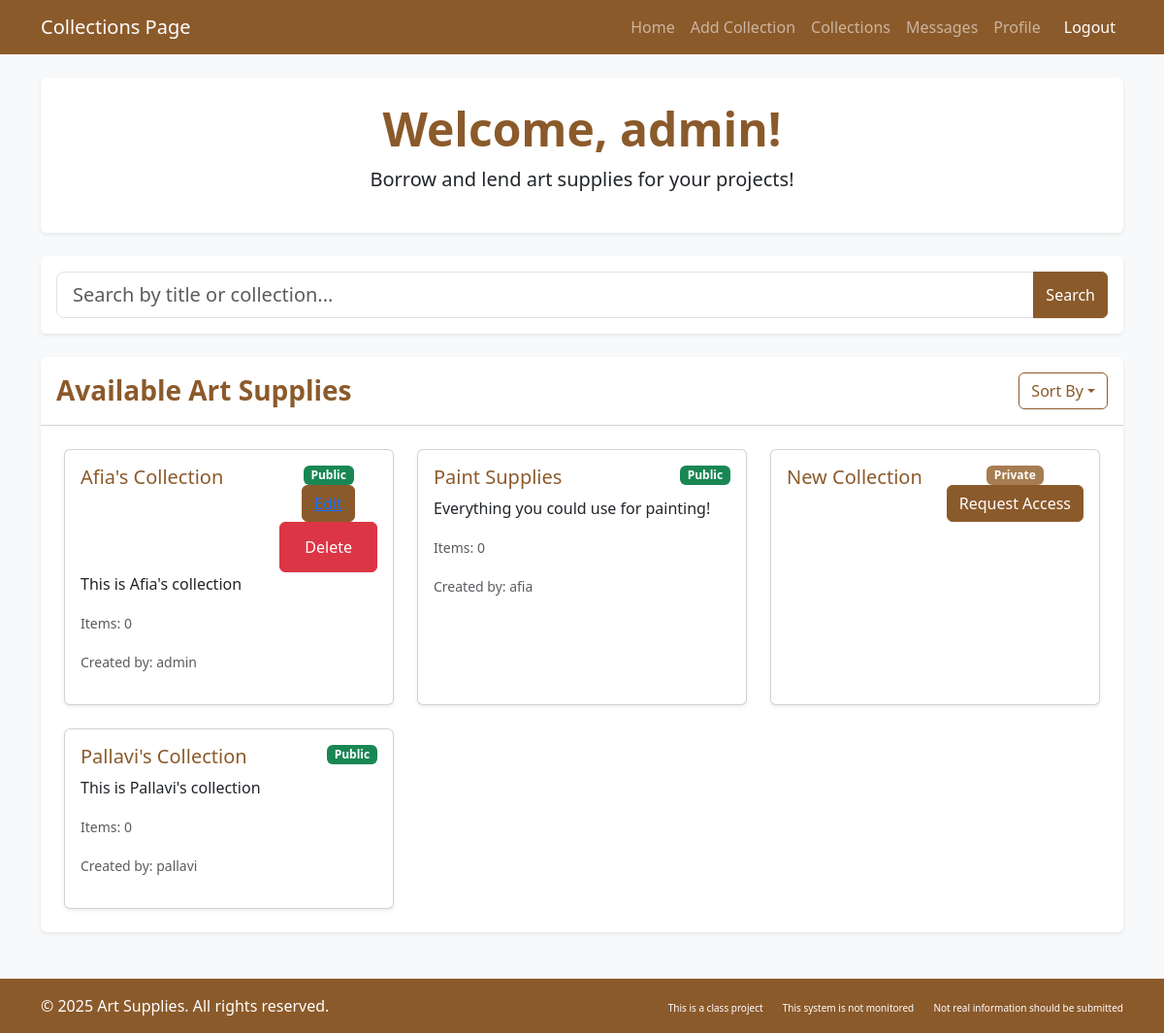
The app's page /artlibrary/collections/ (signed in), older data.
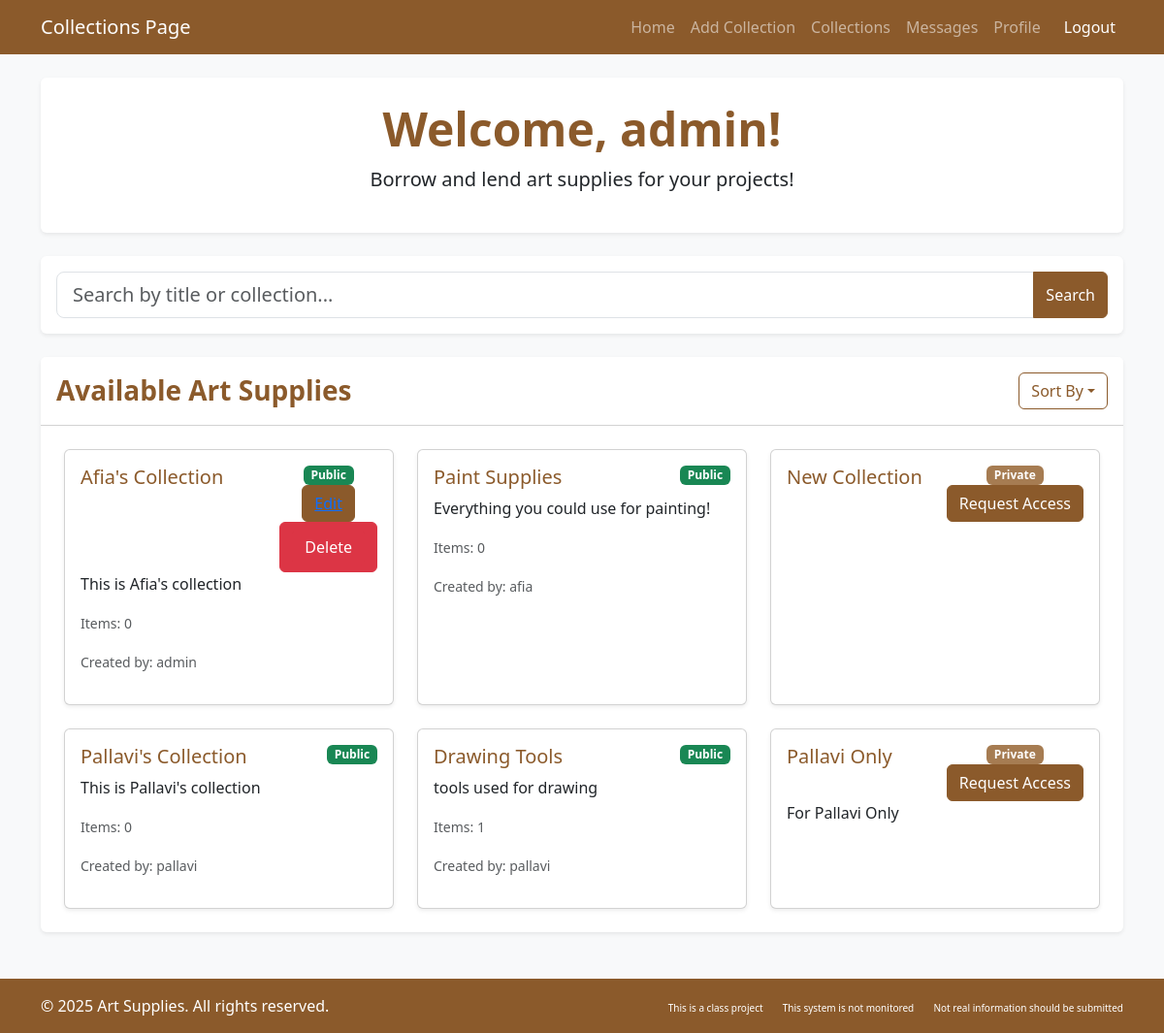
The same page, newer data.
### artlibrary/models.py (models this page shows, shortened)
class CustomUser(AbstractUser):
    profile_pic = models.ImageField(
        storage=S3Boto3Storage(),
        upload_to='profile_pics/',
        null=True,
        blank=True
    )
    date_joined = models.DateTimeField(auto_now_add=True)
    roles = (('patron', 'Patron'), ('librarian', 'Librarian'), ('anonymous', 'Anonymous'))
    user_role = models.CharField(max_length=12, choices=roles, default='patron')
    email = models.EmailField(blank=True, max_length=254, verbose_name='email address')

class Collection(models.Model):
    title = models.CharField(max_length=255)
    description = models.TextField(blank=True, null=True)
    num_items = models.PositiveIntegerField(default=0)
    is_public = models.BooleanField(default=True)
    users = models.ManyToManyField(CustomUser, blank=True, related_name='collections')
    added_by = models.ForeignKey(CustomUser, on_delete=models.CASCADE, related_name='created_collections', default=2)
    art_supplies = models.ManyToManyField('ArtSupply', blank=True, related_name='collections_in')
    def update_num_items(self):
        self.num_items = self.art_supplies.count()
        self.save()

### artlibrary/views.py (the view, shortened to what this page needs)
# urls.py: path('collections/', views.collections, name='collections'),
def collections(request):
    user_role = getattr(request.user, 'user_role', None)
    if user_role == "anonymous_user":
        viewable_collections = Collection.objects.filter(is_public=True)
    else:
        viewable_collections = Collection.objects.all()
    add_item_form = AddArtSupplyForm()
    add_collection_form = AddCollectionForm(user=request.user)
    for collection in Collection.objects.all():
        collection.update_num_items()
    context = {
        'add_collection_form': add_collection_form,
        'viewable_collections': viewable_collections,
        'add_item_form': add_item_form,
    }
    return render(request, 'artlibrary/collections.html', context)

### artlibrary/forms.py
class AddCollectionForm(forms.ModelForm):
    class Meta:
        model = Collection
        fields = ['title', 'description', 'is_public', 'users']
        widgets = {
            'title': forms.TextInput(attrs={'class': 'form-control'}),
            'description': forms.Textarea(attrs={'class': 'form-control', 'rows': 3}),
            'is_public': forms.CheckboxInput(attrs={'class': 'form-check-input', 'id': 'is_public_checkbox'}),
            'users': forms.SelectMultiple(attrs={'class': 'form-control', 'style': 'display:none;'}),
        }
    def __init__(self, *args, user=None, **kwargs):
        super().__init__(*args, **kwargs)
        if user and user.user_role == 'patron':
            self.fields['is_public'].widget = forms.HiddenInput()
            self.fields['users'].widget = forms.HiddenInput()
            del self.fields['is_public']
            del self.fields['users']
        else:
            self.fields['users'] = forms.ModelMultipleChoiceField(
                queryset=CustomUser.objects.all(),
                required=False,
                widget=forms.SelectMultiple(attrs={'class': 'form-control'})
            )

class AddArtSupplyForm(forms.ModelForm):
    class Meta:
        model = ArtSupply
        fields = ['name', 'image', 'quantity', 'pickup_location','description','use_policy','item_type']
        widgets = {
            'name': forms.TextInput(attrs={'class': 'form-control'}),
            'quantity': forms.NumberInput(attrs={'class': 'form-control'}),
            'pickup_location': forms.TextInput(attrs={'class': 'form-control'}),
            'image': forms.ClearableFileInput(attrs={'class': 'form-control'}),
            'description': forms.TextInput(attrs={'class': 'form-control'}),
            'use_policy':forms.TextInput(attrs={'class':'form-control'}),
            'item_type':forms.Select(attrs={'class':'form-control'}),
        }

### artlibrary/templates/artlibrary/collections.html (shortened to what this page needs)
{% load django_bootstrap5 %}
<!DOCTYPE html>
<html lang="en">
<head>
    {% bootstrap_css %}
</head>
<body class="bg-light">
    <nav class="navbar navbar-expand-lg navbar-dark bg-brown">
        <div class="container">
            <a class="navbar-brand" href="#">Collections Page</a>
            <div class="collapse navbar-collapse" id="navbarNav">
                <ul class="navbar-nav ms-auto">
                    <li class="nav-item"><a class="nav-link" href="{% url 'redirect-login' %}">Home</a></li>
                    {% if request.user.user_role != "anonymous_user" %}
                    <li class="nav-item"><a class="nav-link" href="#" data-bs-toggle="modal" data-bs-target="#addCollectionModal">Add Collection</a></li>
                    {% endif %}
                    <li class="nav-item"><a class="nav-link" href="{% url 'collections' %}">Collections</a></li>
                    <li class="nav-item"><a class="nav-link" href="#">Messages</a></li>
                    {% if request.user.user_role != "anonymous_user" %}
                    <li class="nav-item"><a class="nav-link" href="{% url 'profile' %}">Profile</a></li>
                    {% endif %}
                    <li class="nav-item">
                        <a class="nav-link btn btn-danger btn-sm text-white ms-2" href="{% url 'logout' %}">Logout</a>
                    </li>
                </ul>
            </div>
        </div>
    </nav>
    <div class="container main-content py-4">
        <div class="card border-0 shadow-sm mb-4">
            <div class="card-body text-center py-4">
                <h1 class="display-5 fw-bold text-brown">Welcome, {{ request.user.get_full_name|default:request.user.username }}!</h1>
                <p class="lead">Borrow and lend art supplies for your projects!</p>
            </div>
        </div>
<div class="card border-0 shadow-sm mb-4">
    <div class="card-body p-3">
        <form method="get" action="">
            <div class="input-group">
                <input type="text" name="query" class="form-control form-control-lg" placeholder="Search by title or collection..." value="{{ query }}">
                <button type="submit" class="btn btn-brown">Search</button>
            </div>
        </form>
    </div>
</div>
<div class="card border-0 shadow-sm mb-4">
    <div class="card-header bg-white d-flex justify-content-between align-items-center py-3">
        <h3 class="card-title text-brown fw-bold mb-0">
            {% if query %}
            Search Results for "{{ query }}"
            {% else %}
            Available Art Supplies
            {% endif %}
        </h3>
        <div class="dropdown">
            <button class="btn btn-outline-brown dropdown-toggle" type="button" data-bs-toggle="dropdown">Sort By</button>
        </div>
    </div>
    <div class="card-body p-4">
        <div class="row g-4">
            {% for collection in viewable_collections %}
            <div class="col-md-4 col-sm-6">
                <div class="card h-100 shadow-sm">
                    <div class="card-body">
                        <div class="d-flex justify-content-between align-items-start">
                            <h5 class="card-title text-brown">{{ collection.title }}</h5>
                            <div class="d-flex flex-column justify-content-between align-items-center">
                            {% if collection.is_public %}
                            <span class="badge bg-success">Public</span>
                            {% else %}
                            <span class="badge bg-secondary">Private</span>
                            {% endif %}
                            {% if request.user.user_role == "patron" and not collection.is_public %}
                            <button type="submit" class="btn btn-brown">Request Access</button>
                            {% endif %}
                            {% if collection.added_by.id == request.user.id or request.user.user_role == "librarian" %}
                            <button type="submit" class="btn btn-brown"><a href="{% url 'edit_collection' collection.id%}">Edit</a></button>
                            <button type="submit" class="btn btn-danger"><a href="{% url 'delete_collection' collection.id %}" class="btn btn-danger">Delete</a></button>
                            {% endif %}
                            </div>
                        </div>
                        <p class="card-text">{{ collection.description}}</p>
                        {% if collection.is_public or request.user.user_role == "librarian"%}
                        <p class="card-text"><small class="text-muted">Items: {{ collection.num_items }}</small></p>
                        <p class="card-text"><small class="text-muted">Created by: {{ collection.added_by }}</small></p>
                        {% endif %}
                    </div>
                </div>
            </div>
            {% empty %}
            <div class="col-12">
                <div class="alert alert-info">No Collections Available</div>
            </div>
            {% endfor %}
        </div>
    </div>
</div>
</div>
</body>
<footer class="py-3 bg-dark text-white mt-auto bg-brown">
    <div class="container">
        <div class="row">
            <div class="col-md-6">
                <p class="mb-0">&copy; 2025 Art Supplies. All rights reserved.</p>
            </div>
            <div class="col-md-6 text-md-end">
                <a href="#" class="text-white text-decoration-none me-3" style="font-size: 10px;">This is a class project</a>
                <a href="#" class="text-white text-decoration-none me-3" style="font-size: 10px;">This system is not monitored</a>
                <a href="#" class="text-white text-decoration-none" style="font-size: 10px;">Not real information should be submitted</a>
            </div>
        </div>
    </div>
</footer>
</body>
</html>

### artlibrary/templates/artlibrary/collections.html (style rules this page uses)
:root { --bs-primary: #8B5A2B; --bs-primary-rgb: 139, 90, 43; --bs-secondary: #A67C52; --bs-secondary-rgb: 166, 124, 82; --bs-dark: #5D4037; }
body { min-height: 100vh; display: flex; flex-direction: column; }
.main-content { flex: 1; }
.bg-brown { background-color: #8B5A2B !important; }
.text-brown { color: #8B5A2B !important; }
.btn-brown { background-color: #8B5A2B; border-color: #8B5A2B; color: white; }
.btn-outline-brown { border-color: #8B5A2B; color: #8B5A2B; }

Row changes from the older to the newer data that the page shows:
added Collection: title "Drawing Tools", is_public "Public", description "tools used for drawing", num_items "1", added_by "pallavi"
added Collection: title "Pallavi Only", is_public "Private", description "For Pallavi Only"
